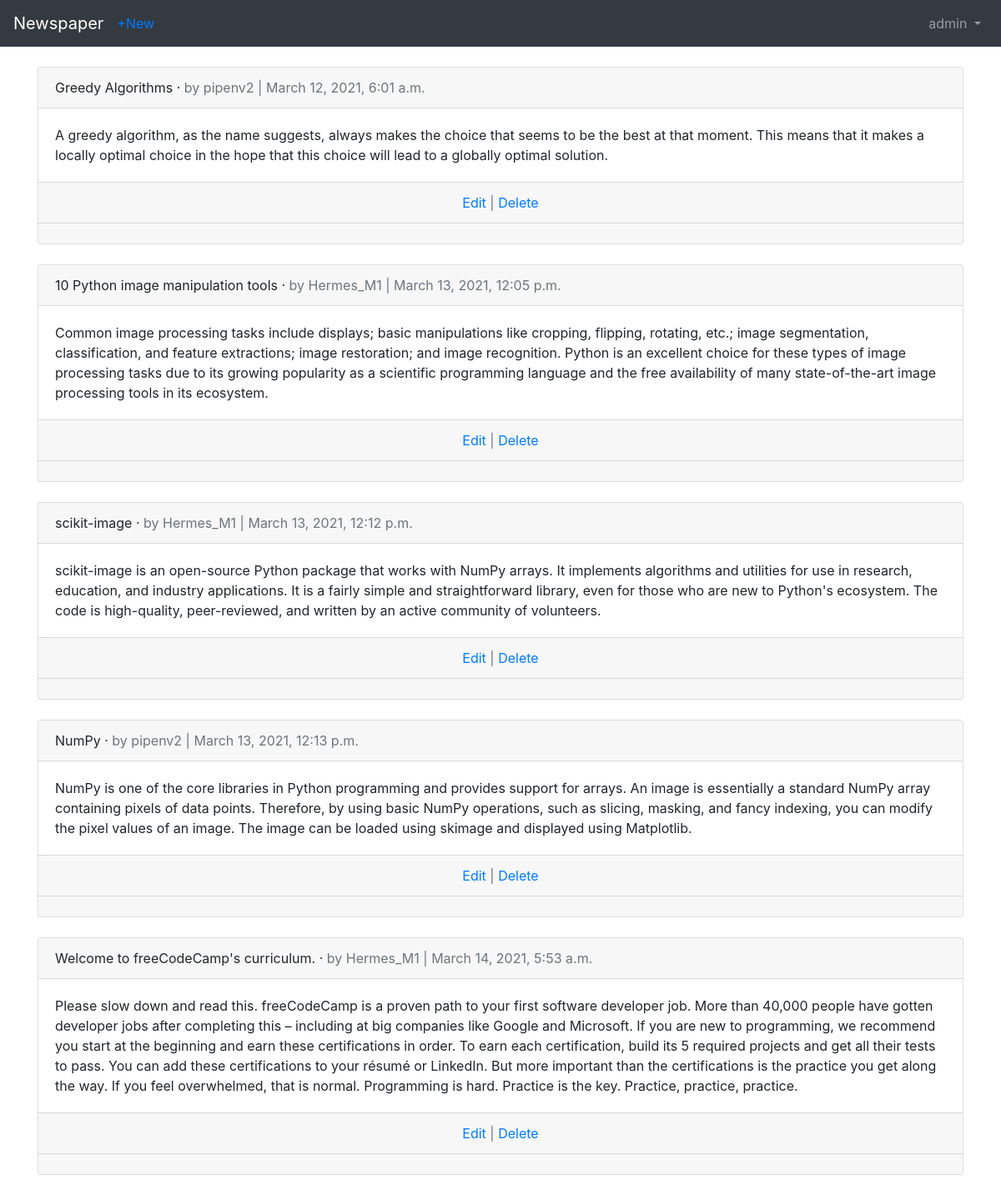
/articles/ (signed in), run on an earlier commit of the app's database.
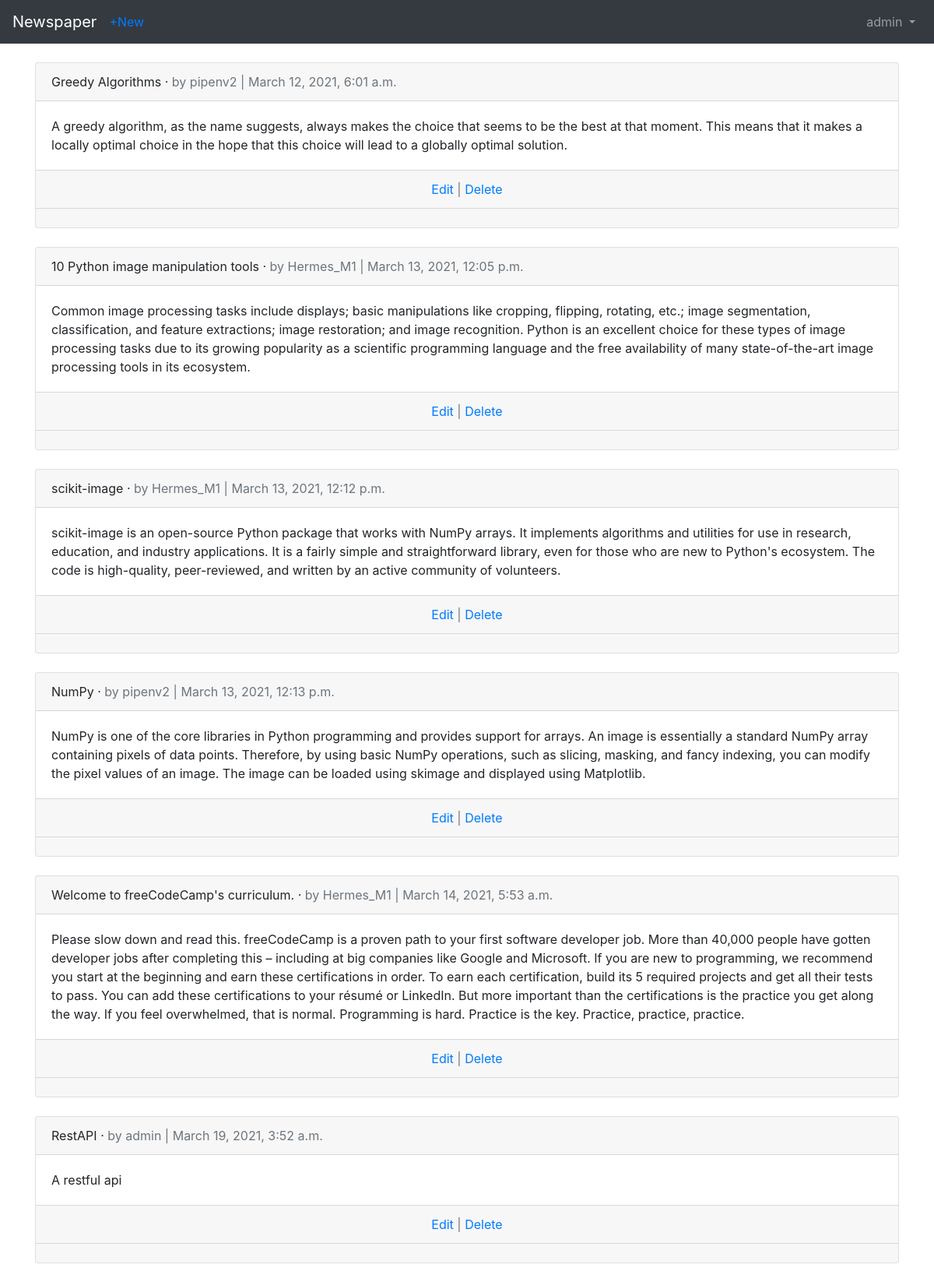
And on a later commit of the database.
### articles/models.py (models this page shows, shortened)
class Article(models.Model):
    title = models.CharField(max_length = 255)
    body = models.TextField()
    date = models.DateTimeField(auto_now_add = True)
    author = models.ForeignKey(get_user_model(), on_delete=models.CASCADE)

### users/models.py (models this page shows)
class CustomUser(AbstractUser):
    age = models.PositiveIntegerField(null=True, blank=True)

### articles/views.py (the view)
# urls.py: path('', ArticleListView.as_view(), name='article_list'),
class ArticleListView(LoginRequiredMixin, ListView):
    model = Article
    template_name = 'article_list.html'
    login_url = 'login'

### templates/article_list.html (shortened to what this page needs)
{% extends 'base.html' %}
{% block content %}
    {% for article in object_list %}
    <div class="card">
        <div class="card-header">
            <span class="font-weight-blod">
                {{ article.title }}
            </span> &middot;
            <span class="text-muted">
                by {{ article.author }} | {{ article.date }}
            </span>
        </div>
        <div class="card-body">
            {{ article.body }}
        </div>
        <div class="card-footer text-center text-muted">
            <a href="{% url 'article_edit' article.pk %}">Edit</a> | <a href="{% url 'article_delete' article.pk %}">Delete</a>
        </div>
        <div class="card-footer">
        </div>
    </div>
    <br>
    {% endfor %}
{% endblock content %}

What changed in the data, as far as the page shows it:
added Article: title "RestAPI", author "admin", date "March 19, 2021, 3:52 a.m.", body "A restful api"
